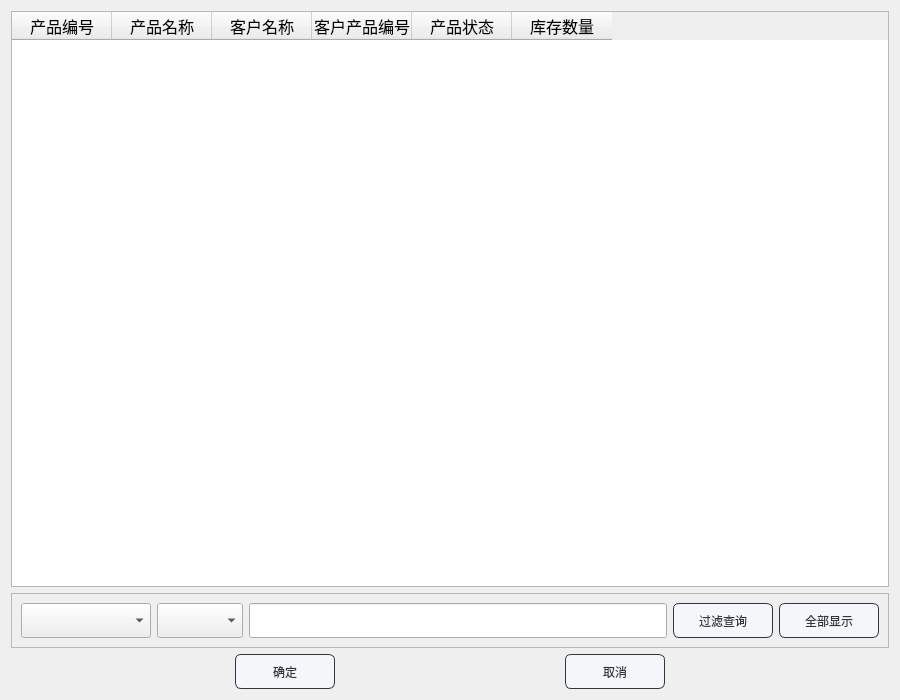
<?xml version="1.0" encoding="UTF-8"?>
<ui version="4.0">
 <class>product</class>
 <widget class="QWidget" name="product">
  <property name="geometry">
   <rect>
    <x>0</x>
    <y>0</y>
    <width>900</width>
    <height>700</height>
   </rect>
  </property>
  <property name="minimumSize">
   <size>
    <width>900</width>
    <height>700</height>
   </size>
  </property>
  <property name="maximumSize">
   <size>
    <width>16777215</width>
    <height>16777215</height>
   </size>
  </property>
  <property name="windowTitle">
   <string>Form</string>
  </property>
  <layout class="QGridLayout" name="gridLayout_2">
   <item row="0" column="0">
    <widget class="QTableWidget" name="productTab">
     <property name="selectionMode">
      <enum>QAbstractItemView::ExtendedSelection</enum>
     </property>
     <property name="selectionBehavior">
      <enum>QAbstractItemView::SelectRows</enum>
     </property>
     <column>
      <property name="text">
       <string>产品编号</string>
      </property>
      <property name="font">
       <font>
        <family>楷体</family>
        <pointsize>12</pointsize>
       </font>
      </property>
     </column>
     <column>
      <property name="text">
       <string>产品名称</string>
      </property>
      <property name="font">
       <font>
        <family>楷体</family>
        <pointsize>12</pointsize>
       </font>
      </property>
     </column>
     <column>
      <property name="text">
       <string>客户名称</string>
      </property>
      <property name="font">
       <font>
        <family>楷体</family>
        <pointsize>12</pointsize>
       </font>
      </property>
     </column>
     <column>
      <property name="text">
       <string>客户产品编号</string>
      </property>
      <property name="font">
       <font>
        <family>楷体</family>
        <pointsize>12</pointsize>
       </font>
      </property>
     </column>
     <column>
      <property name="text">
       <string>产品状态</string>
      </property>
      <property name="font">
       <font>
        <family>楷体</family>
        <pointsize>12</pointsize>
       </font>
      </property>
     </column>
     <column>
      <property name="text">
       <string>库存数量</string>
      </property>
      <property name="font">
       <font>
        <family>楷体</family>
        <pointsize>12</pointsize>
       </font>
      </property>
     </column>
    </widget>
   </item>
   <item row="1" column="0">
    <widget class="QFrame" name="frame">
     <property name="minimumSize">
      <size>
       <width>600</width>
       <height>35</height>
      </size>
     </property>
     <property name="frameShape">
      <enum>QFrame::StyledPanel</enum>
     </property>
     <property name="frameShadow">
      <enum>QFrame::Raised</enum>
     </property>
     <layout class="QGridLayout" name="gridLayout" columnstretch="0,0,0,0,0">
      <item row="0" column="0">
       <widget class="QComboBox" name="product_type">
        <property name="minimumSize">
         <size>
          <width>130</width>
          <height>35</height>
         </size>
        </property>
        <property name="font">
         <font>
          <family>楷体</family>
          <pointsize>12</pointsize>
         </font>
        </property>
       </widget>
      </item>
      <item row="0" column="1">
       <widget class="QComboBox" name="product_include">
        <property name="minimumSize">
         <size>
          <width>70</width>
          <height>35</height>
         </size>
        </property>
        <property name="font">
         <font>
          <family>楷体</family>
          <pointsize>12</pointsize>
         </font>
        </property>
       </widget>
      </item>
      <item row="0" column="2">
       <widget class="QLineEdit" name="product_text">
        <property name="minimumSize">
         <size>
          <width>148</width>
          <height>35</height>
         </size>
        </property>
        <property name="maximumSize">
         <size>
          <width>800</width>
          <height>800</height>
         </size>
        </property>
        <property name="font">
         <font>
          <family>楷体</family>
          <pointsize>12</pointsize>
         </font>
        </property>
       </widget>
      </item>
      <item row="0" column="3">
       <widget class="QPushButton" name="product_fliter">
        <property name="minimumSize">
         <size>
          <width>100</width>
          <height>35</height>
         </size>
        </property>
        <property name="styleSheet">
         <string notr="true">QPushButton{
	font: 10pt &quot;微软雅黑&quot;;
    color: #2f3640;
    background-color: #f5f6fa;
    border-color: #2f3640;
    border-radius: 6px;
    border-style: solid;
    border-width: 1px;
    padding: 5px;
}

/**鼠标停留在按钮上的样式**/
QPushButton::hover{	
    color: #FFFFFF;
    background-color: #718093;
    border-color: #2f3640;
}

/**鼠标按压下去的样式**/
QPushButton::pressed,QPushButton::checked{
    color: #FFFFFF;
    background-color: qlineargradient(spread:pad, x1:0, y1:0, x2:0, y2:1, stop:0 #273c75, stop:1 #487eb0);
}

/**按钮失能情况下样式**/
QPushButton::disabled{
    color: #FFFFFF;
    background-color: #dcdde1;
    border-color: #dcdde1;
}
</string>
        </property>
        <property name="text">
         <string>过滤查询</string>
        </property>
       </widget>
      </item>
      <item row="0" column="4">
       <widget class="QPushButton" name="product_show">
        <property name="minimumSize">
         <size>
          <width>100</width>
          <height>35</height>
         </size>
        </property>
        <property name="styleSheet">
         <string notr="true">QPushButton{
	font: 10pt &quot;微软雅黑&quot;;
    color: #2f3640;
    background-color: #f5f6fa;
    border-color: #2f3640;
    border-radius: 6px;
    border-style: solid;
    border-width: 1px;
    padding: 5px;
}

/**鼠标停留在按钮上的样式**/
QPushButton::hover{	
    color: #FFFFFF;
    background-color: #718093;
    border-color: #2f3640;
}

/**鼠标按压下去的样式**/
QPushButton::pressed,QPushButton::checked{
    color: #FFFFFF;
    background-color: qlineargradient(spread:pad, x1:0, y1:0, x2:0, y2:1, stop:0 #273c75, stop:1 #487eb0);
}

/**按钮失能情况下样式**/
QPushButton::disabled{
    color: #FFFFFF;
    background-color: #dcdde1;
    border-color: #dcdde1;
}
</string>
        </property>
        <property name="text">
         <string>全部显示</string>
        </property>
       </widget>
      </item>
     </layout>
    </widget>
   </item>
   <item row="2" column="0">
    <layout class="QHBoxLayout" name="horizontalLayout">
     <item>
      <spacer name="horizontalSpacer">
       <property name="orientation">
        <enum>Qt::Horizontal</enum>
       </property>
       <property name="sizeHint" stdset="0">
        <size>
         <width>40</width>
         <height>20</height>
        </size>
       </property>
      </spacer>
     </item>
     <item>
      <widget class="QPushButton" name="ok">
       <property name="minimumSize">
        <size>
         <width>100</width>
         <height>35</height>
        </size>
       </property>
       <property name="styleSheet">
        <string notr="true">QPushButton{
	font: 10pt &quot;微软雅黑&quot;;
    color: #2f3640;
    background-color: #f5f6fa;
    border-color: #2f3640;
    border-radius: 6px;
    border-style: solid;
    border-width: 1px;
    padding: 5px;
}

/**鼠标停留在按钮上的样式**/
QPushButton::hover{	
    color: #FFFFFF;
    background-color: #718093;
    border-color: #2f3640;
}

/**鼠标按压下去的样式**/
QPushButton::pressed,QPushButton::checked{
    color: #FFFFFF;
    background-color: qlineargradient(spread:pad, x1:0, y1:0, x2:0, y2:1, stop:0 #273c75, stop:1 #487eb0);
}

/**按钮失能情况下样式**/
QPushButton::disabled{
    color: #FFFFFF;
    background-color: #dcdde1;
    border-color: #dcdde1;
}
</string>
       </property>
       <property name="text">
        <string>确定</string>
       </property>
      </widget>
     </item>
     <item>
      <spacer name="horizontalSpacer_3">
       <property name="orientation">
        <enum>Qt::Horizontal</enum>
       </property>
       <property name="sizeHint" stdset="0">
        <size>
         <width>40</width>
         <height>20</height>
        </size>
       </property>
      </spacer>
     </item>
     <item>
      <widget class="QPushButton" name="cancel">
       <property name="minimumSize">
        <size>
         <width>100</width>
         <height>35</height>
        </size>
       </property>
       <property name="styleSheet">
        <string notr="true">QPushButton{
	font: 10pt &quot;微软雅黑&quot;;
    color: #2f3640;
    background-color: #f5f6fa;
    border-color: #2f3640;
    border-radius: 6px;
    border-style: solid;
    border-width: 1px;
    padding: 5px;
}

/**鼠标停留在按钮上的样式**/
QPushButton::hover{	
    color: #FFFFFF;
    background-color: #718093;
    border-color: #2f3640;
}

/**鼠标按压下去的样式**/
QPushButton::pressed,QPushButton::checked{
    color: #FFFFFF;
    background-color: qlineargradient(spread:pad, x1:0, y1:0, x2:0, y2:1, stop:0 #273c75, stop:1 #487eb0);
}

/**按钮失能情况下样式**/
QPushButton::disabled{
    color: #FFFFFF;
    background-color: #dcdde1;
    border-color: #dcdde1;
}
</string>
       </property>
       <property name="text">
        <string>取消</string>
       </property>
      </widget>
     </item>
     <item>
      <spacer name="horizontalSpacer_2">
       <property name="orientation">
        <enum>Qt::Horizontal</enum>
       </property>
       <property name="sizeHint" stdset="0">
        <size>
         <width>40</width>
         <height>20</height>
        </size>
       </property>
      </spacer>
     </item>
    </layout>
   </item>
  </layout>
 </widget>
 <resources/>
 <connections/>
</ui>
